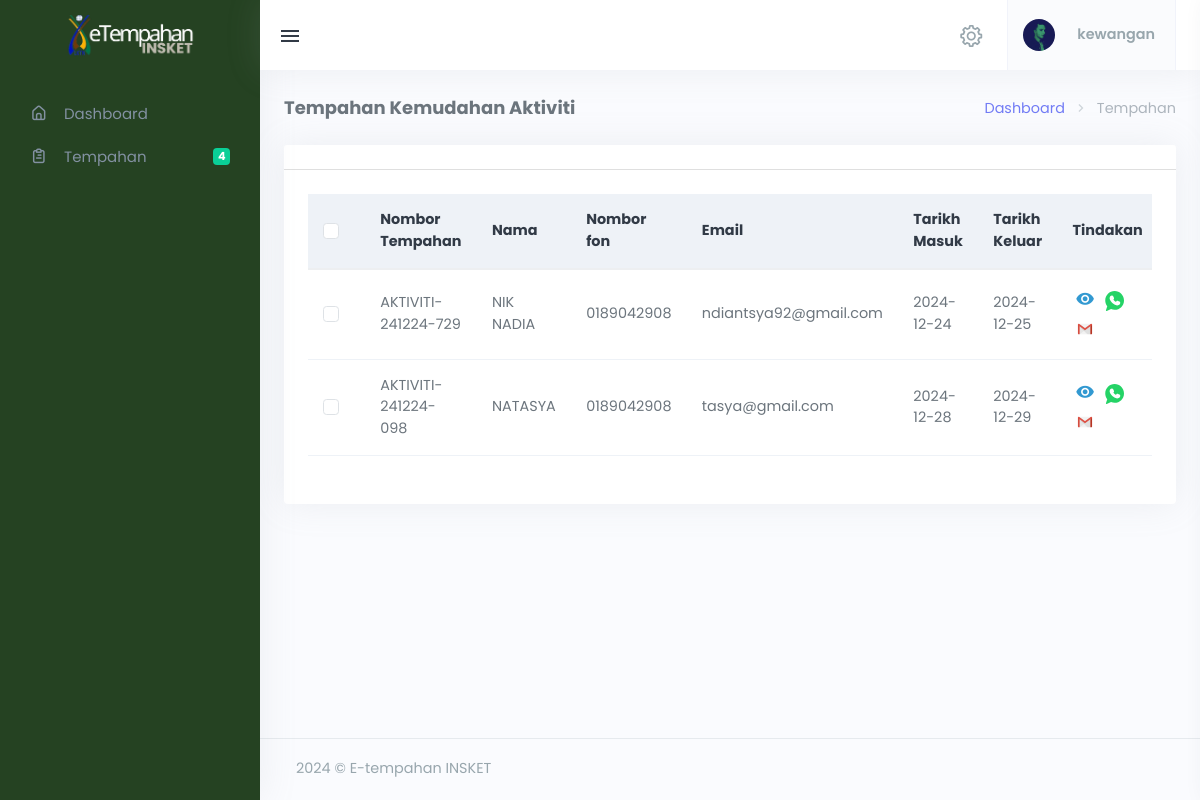
The app's page /adminDashboard/tempahanAktiviti.php (signed in) with its own data.
### tables this page shows
CREATE TABLE `tempahan` (
  `id_tempahan` int(11) NOT NULL,
  `nombor_tempahan` varchar(30) NOT NULL,
  `nama_penuh` varchar(65) NOT NULL,
  `numbor_fon` varchar(15) NOT NULL,
  `email` varchar(30) NOT NULL,
  `bilangan_pax` int(10) DEFAULT NULL,
  `tarikh_tempahan` datetime NOT NULL,
  `tarikh_daftar_masuk` date NOT NULL,
  `tarikh_daftar_keluar` date NOT NULL,
  `harga_keseluruhan` float NOT NULL,
  `cara_bayar` enum('FPX','Tunai','LO','E-Perolehan','Bank Transfer') NOT NULL,
  `reference_id` varchar(255) DEFAULT NULL,
  `id_bilik` int(11) DEFAULT NULL,
  `id_dewan` int(11) DEFAULT NULL,
  `id_perkahwinan` int(11) DEFAULT NULL,
  `id_aktiviti` int(11) DEFAULT NULL
);

### adminDashboard/tempahanAktiviti.php (the view, shortened to what this page needs)
<!DOCTYPE html>
<html lang="en">
<head>
    <link href="assets/css/vendor/dataTables.bootstrap5.css" rel="stylesheet" type="text/css" />
    <link href="assets/css/vendor/responsive.bootstrap5.css" rel="stylesheet" type="text/css" />
    <link href="assets/css/icons.min.css" rel="stylesheet" type="text/css" />
    <link href="assets/css/app.min.css" rel="stylesheet" type="text/css" id="app-style" />
    <link rel="stylesheet" href="assets/css/style.css">
</head>
<body class="" data-layout-color="light" data-leftbar-theme="dark" data-layout-mode="fluid" data-rightbar-onstart="true">
    <div class="wrapper">
        <?php include 'partials/left-sidemenu.php'; ?>
        <div class="content-page">
            <div class="content">
                <?php
				include 'partials/topbar.php';
				$query = "
					SELECT
						t.id_tempahan,
						t.nombor_tempahan,
						t.nama_penuh,
						t.numbor_fon,
						t.email,
						t.tarikh_tempahan,
						t.tarikh_daftar_masuk,
						t.tarikh_daftar_keluar,
						t.harga_keseluruhan,
						t.cara_bayar,
						t.reference_id,
						a.id_aktiviti,
						a.nama_aktiviti
					FROM
						tempahan t
					LEFT JOIN
						aktiviti a
					ON
						t.id_aktiviti = a.id_aktiviti
					WHERE
						t.id_aktiviti IS NOT NULL
				";
				$conn = DBConnection::getConnection();
				$result = $conn->query($query);
				?>
                <div class="container-fluid">
                    <div class="row">
                        <div class="col-12">
                            <div class="page-title-box">
                                <div class="page-title-right">
                                    <ol class="breadcrumb m-0">
                                        <li class="breadcrumb-item"><a href="index.php">Dashboard</a></li>
                                        <li class="breadcrumb-item active">Tempahan</li>
                                    </ol>
                                </div>
                                <h4 class="page-title">Tempahan Kemudahan Aktiviti</h4>
                            </div>
                        </div>
                    </div>
                    <div class="row">
                        <div class="col-12">
                            <div class="card">
                                <div class="card-header"></div>
                                <div class="card-body">
                                    <div class="table-responsive">
                                        <table class="table table-centered w-100 dt-responsive nowrap" id="products-datatable">
											<thead class="table-light">
												<tr>
													<th style="width: 20px;">
														<div class="form-check">
															<input type="checkbox" class="form-check-input" id="customCheck1">
                                                            <label class="form-check-label" for="customCheck1">&nbsp;</label>
														</div>
													</th>
													<th class="all">Nombor Tempahan</th>
													<th>Nama</th>
													<th>Nombor fon</th>
													<th>Email</th>
													<th>Tarikh Masuk</th>
													<th>Tarikh Keluar</th>
													<th>Tindakan</th>
												</tr>
											</thead>
											<tbody>
												<?php
												if ($result->num_rows > 0) {
													while ($row = $result->fetch_assoc()) {
														$id_tempahan = $row['id_tempahan'];
														$nombor_tempahan = $row['nombor_tempahan'];
														$nama_penuh = $row['nama_penuh'];
														$numbor_fon = $row['numbor_fon'];
														$email = $row['email'];
														$tarikh_daftar_masuk = $row['tarikh_daftar_masuk'];
														$tarikh_daftar_keluar = $row['tarikh_daftar_keluar'];
														?>
														<tr>
															<td class="all" style="width: 20px;">
																<div class="form-check">
																	<input type="checkbox" class="form-check-input" id="customCheck<?php echo $id_tempahan; ?>">
																	<label class="form-check-label" for="customCheck<?php echo $id_tempahan; ?>">&nbsp;</label>
																</div>
															</td>
															<td><?php echo $nombor_tempahan; ?></td>
															<td><?php echo $nama_penuh; ?></td>
															<td><?php echo $numbor_fon; ?></td>
															<td><?php echo $email; ?></td>
															<td><?php echo $tarikh_daftar_masuk; ?></td>
															<td><?php echo $tarikh_daftar_keluar; ?></td>
															<td class="table-action">
																<a href="javascript:void(0);" class="action-icon" data-bs-toggle="modal"
																	data-bs-target="#viewModal<?php echo $nombor_tempahan; ?>">
																	<i class="mdi mdi-eye" style="color: #3299d1;"></i>
																</a>
																<a href="https://wa.me/6<?php echo $numbor_fon ?>" class="action-icon" target="_blank">
																	<img src="assets/icon-svg/whatsapp.svg" alt="whatsapp" style="width: 20px; height: 20px;">
																</a>
																<a href="mailto:<?php echo $email ?>" class="action-icon" target="_blank">
																	<img src="assets/icon-svg/gmail.svg" style="width: 20px; height: 20px;">
																</a>
															</td>
														</tr>
														<?php
													}
												} else {
													echo "<tr><td colspan='8'>Tiada data untuk dipaparkan.</td></tr>";
												}
												?>
											</tbody>
										</table>
                                    </div>
                                </div>
                            </div>
                        </div>
                    </div>
                </div>
            </div>
            <?php include 'partials/footer.php'; ?>
        </div>
    </div>
</body>
</html>

### adminDashboard/assets/css/style.css (style rules this page uses)
body { font-family: "Poppins"; }
body[data-leftbar-theme="dark"] { --ct-bg-leftbar: #254222; }
body { font-family: "Poppins"; overflow-y: overlay; scrollbar-width: thin; scrollbar-color: rgba(0, 0, 0, 0.3) transparent; }
html { margin-right: calc(-1 * (100vw - 100%)); }

### records on screen
tempahan: nombor_tempahan "AKTIVITI-241224-729", nama_penuh "NIK NADIA", numbor_fon "0189042908", email "ndiantsya92@gmail.com", tarikh_daftar_masuk "2024-12-24", tarikh_daftar_keluar "2024-12-25"
tempahan: nombor_tempahan "AKTIVITI-241224-098", nama_penuh "NATASYA", numbor_fon "0189042908", email "tasya@gmail.com", tarikh_daftar_masuk "2024-12-28", tarikh_daftar_keluar "2024-12-29"

### other values on screen
$_SESSION['username'] "kewangan"
